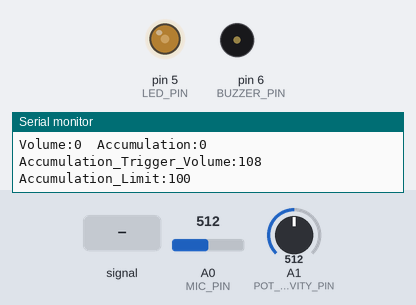
This program was run on a simulated Arduino Nano, built with avr-gcc and run on an emulated ATmega328P. Shown: output pins drawn as LEDs (lit = HIGH), buzzer (waves = sounding), the last lines printed to the serial monitor. Inputs (shaded band) come from the test bench; at power-on: A0 (MIC_PIN) = 512, A1 (POT_SENSITIVITY_PIN) = 512.

Above: at 1.2 s.
1.3 s: A0 (MIC_PIN) fed a 200 Hz sine of ±81 counts around its level
At 3.2 s:
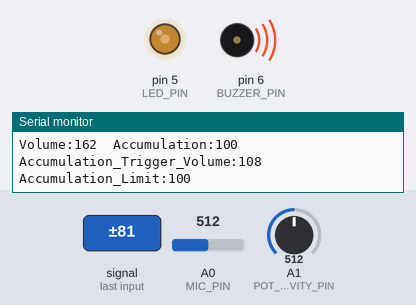
4.3 s: A0 (MIC_PIN) set to 710
At 6.33 s:
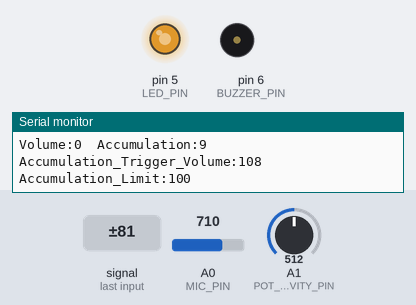
7.3 s: A1 (POT_SENSITIVITY_PIN) set to 682
10.3 s: A1 (POT_SENSITIVITY_PIN) set to 718
13.3 s: A0 (MIC_PIN) fed a 1000 Hz sine of ±255 counts around its level
At 15.9 s:
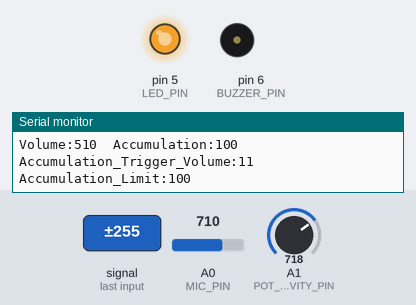
16.3 s: A0 (MIC_PIN) set to 716
At 20.18 s:
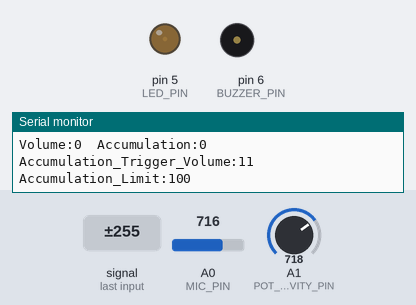
Timing chart, 0 to 20.3 s (numbered marks = the images above; inputs shaded):
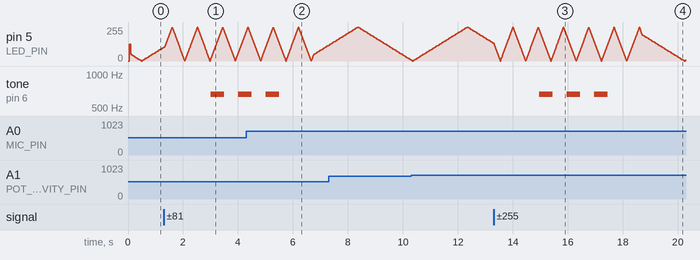

Measured:
- after the input at 1.3 s, tone on pin 6 (BUZZER_PIN): silent → 660 Hz after 1.7 s, → silent 0.50 s later, → 660 Hz 0.50 s later
- after the input at 4.3 s, tone on pin 6 (BUZZER_PIN): goes on until 5.5 s, then stays silent
- after the input at 13.3 s, tone on pin 6 (BUZZER_PIN): silent → 660 Hz after 1.7 s, → silent 0.50 s later, → 660 Hz 0.50 s later
- after the input at 16.3 s, tone on pin 6 (BUZZER_PIN): goes on until 17.5 s, then stays silent

The program:

main.cpp
```cpp
#include <Arduino.h>

#include "buzzer.h"
#include "config.h"
#include "fade_led.h"
#include "mic.h"
#include "pot.h"

QMic mic(MIC_PIN, SAMPLE_WINDOW);
QFadeLED led(LED_PIN);
QPot sensitivityPot(POT_SENSITIVITY_PIN, 400, 0);
QBuzzer buzzer(BUZZER_PIN, BUZZER_FREQUENCY, FAST_FADE_DURATION);

uint16_t volume = 0;
uint16_t accumulation = 0;
uint16_t accumulationTriggerVolume;
unsigned long currentMillis;
unsigned long startMillis;

uint16_t calculateAccumulation(uint16_t volume, uint16_t currentAccumulation, uint16_t accumulationTriggerVolume) {
    uint16_t newAccumulation = 0;

    if (volume >= accumulationTriggerVolume && currentAccumulation < ACCUMULATION_LIMIT) {
        newAccumulation = currentAccumulation + ATTACK;
    } else if (volume < accumulationTriggerVolume && currentAccumulation > 0) {
        newAccumulation = currentAccumulation - RELEASE;
    }

    if (newAccumulation > ACCUMULATION_LIMIT) newAccumulation = ACCUMULATION_LIMIT;

    return newAccumulation;
}

void plotData(uint16_t volume, uint16_t accumulation, uint16_t accumulationTriggerVolume) {
    Serial.print("Volume:");
    Serial.print(volume);
    Serial.print("\t");
    Serial.print("Accumulation:");
    Serial.print(accumulation);
    Serial.print("\t");
    Serial.print("Accumulation_Trigger_Volume:");
    Serial.print(accumulationTriggerVolume);
    Serial.print("\t");
    Serial.print("Accumulation_Limit:");
    Serial.println(ACCUMULATION_LIMIT);
}

void setup() {
    Serial.begin(115200);
    currentMillis = millis();
}

void loop() {
    startMillis = currentMillis;

    while (currentMillis - startMillis < SAMPLE_WINDOW) {
        led.loop(currentMillis);
        mic.loop();
        currentMillis = millis();
    }

    volume = mic.volume();
    accumulationTriggerVolume = sensitivityPot.read();
    accumulation = calculateAccumulation(volume, accumulation, accumulationTriggerVolume);

    plotData(volume, accumulation, accumulationTriggerVolume);

    if (accumulation >= ACCUMULATION_LIMIT) {
        led.setFadeDuration(FAST_FADE_DURATION);

        while (buzzer.beepCount() < 3) {
            currentMillis = millis();
            led.loop(currentMillis);
            buzzer.loop(currentMillis);
        }

        buzzer.reset();
        led.setFadeDuration(MEDIUM_FADE_DURATION);
        accumulation = ACCUMULATION_RESET_VALUE;
    } else if (accumulation > 0) {
        led.setFadeDuration(MEDIUM_FADE_DURATION);
    } else {
        led.setFadeDuration(SLOW_FADE_DURATION);
    }
}
```

buzzer.h
```cpp
#include <Arduino.h>

class QBuzzer {
   public:
    QBuzzer(byte pin, uint16_t frequency, uint16_t beepDuration)
        : _pin(pin), _frequency(frequency), _beepDuration(beepDuration) {}

    void loop(unsigned long currentMillis) {
        if (currentMillis - _startMillis >= _beepDuration || _startMillis == 0) {
            _startMillis = currentMillis;

            if (_isBeepOn) {
                _isBeepOn = false;
                _beepCount++;
                noTone(_pin);
            } else {
                _isBeepOn = true;
                tone(_pin, _frequency);
            }
        }
    }

    void reset() {
        _isBeepOn = false;
        _startMillis = 0;
        _beepCount = 0;
        noTone(_pin);
    }

    byte beepCount() { return _beepCount; }

   private:
    byte _pin;
    uint16_t _frequency;
    uint16_t _beepDuration;
    unsigned long _startMillis = 0;
    bool _isBeepOn = false;
    byte _beepCount = 0;
};
```

fade_led.h
```cpp
#include <Arduino.h>

class QFadeLED {
   public:
    QFadeLED(byte pin) : _pin(pin) { pinMode(_pin, OUTPUT); };

    void loop(unsigned long currentMillis) {
        if (currentMillis - _startMillis >= _interval || _startMillis == 0) {
            _startMillis = currentMillis;

            analogWrite(_pin, _brightness);

            _brightness = _isFadingIn ? _brightness + _fadeAmount : _brightness - _fadeAmount;

            if (_brightness <= 0) {
                _isFadingIn = true;
                _brightness = 0;
            } else if (_brightness >= 255) {
                _isFadingIn = false;
                _brightness = 255;
            }
        }
    }

    void setFadeDuration(uint16_t fadeDuration) { _interval = fadeDuration * _fadeAmount / 255; }

   private:
    byte _pin;
    int16_t _brightness = 0;
    byte _fadeAmount = 5;
    bool _isFadingIn = true;
    byte _interval;
    unsigned long _startMillis = 0;
};
```

mic.h
```cpp
#include <Arduino.h>

class QMic {
   public:
    QMic(byte micPin, uint16_t sampleWindow) : _micPin(micPin) {};

    void loop() {
        _sample = analogRead(_micPin);

        if (_sample < 1024 && _sample > _signalMax) _signalMax = _sample;

        if (_sample < 1024 && _sample < _signalMin) _signalMin = _sample;

        _volume = _signalMax - _signalMin;
    }

    uint16_t volume() {
        _signalMax = 0;
        _signalMin = 1024;
        return _volume;
    }

   private:
    byte _micPin;
    uint16_t _volume = 0;
    uint16_t _sample;
    uint16_t _signalMax = 0;
    uint16_t _signalMin = 1024;
};
```

pot.h
```cpp
#include <Arduino.h>

class QPot {
   public:
    QPot(byte pin, uint16_t minValue, uint16_t maxValue) : _pin(pin), _minValue(minValue), _maxValue(maxValue) {
        pinMode(_pin, INPUT);
    }

    uint16_t read() {
        _measuredValue = analogRead(_pin);

        if (_measuredValue > 700) _measuredValue = 700;

        if (abs(_measuredValue - _previousMeasuredValue) > 50) {
            _previousMeasuredValue = _measuredValue;
            _value = map(_measuredValue, 0, 700, _minValue, _maxValue);
        }

        return _value;
    }

   private:
    byte _pin;
    uint16_t _minValue;
    uint16_t _maxValue;
    uint16_t _value = 0;
    uint16_t _measuredValue;
    uint16_t _previousMeasuredValue = 0;
};
```

config.h
```cpp
#define MIC_PIN A0
#define POT_SENSITIVITY_PIN A1
#define POT_DURATION_PIN A2
#define LED_PIN 5
#define BUZZER_PIN 6

#define SAMPLE_WINDOW 50

#define ATTACK 3
#define RELEASE 1

#define FAST_FADE_DURATION 500
#define MEDIUM_FADE_DURATION 500
#define SLOW_FADE_DURATION 2000

#define BUZZER_FREQUENCY 660

#define ACCUMULATION_LIMIT 100
#define ACCUMULATION_RESET_VALUE 25
```
